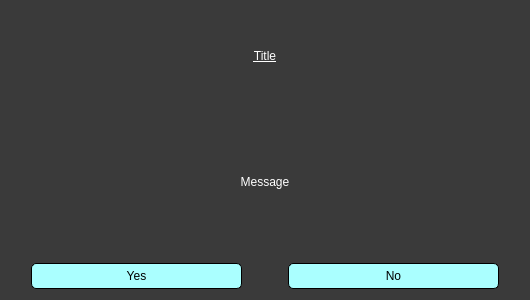
<?xml version="1.0" encoding="UTF-8"?>
<ui version="4.0">
 <class>ConfirmationBox</class>
 <widget class="QDialog" name="ConfirmationBox">
  <property name="geometry">
   <rect>
    <x>0</x>
    <y>0</y>
    <width>530</width>
    <height>300</height>
   </rect>
  </property>
  <property name="windowTitle">
   <string>Dialog</string>
  </property>
  <property name="styleSheet">
   <string notr="true">QDialog {color: qlineargradient(spread:pad, x1:0 y1:0, x2:1 y2:0, stop:0 rgba(0, 0, 0, 255), stop:1 rgba(255, 255, 255, 255));

/* background: qlineargrad ient( x1:0 y1:0, x2:1 y2:0, stop:0 rgb(39, 46, 141) , stop:0.5  rgb(39, 46, 141) ,  stop:1 rgb(149, 155, 173)    ); */
 background-color: rgb(58, 58, 58); 
}
QPushButton {
	font: 600 20pt &quot;Times New Roman&quot;;
	padding: 5px;
	background-color: rgb(170, 255, 255);
	border: 1px solid black;
	border-radius:5px;
	color:black;
}
QPushButton:hover {
	font: 600 20pt &quot;Times New Roman&quot;;
	padding: 5px;
	background-color: rgb(202, 248, 255);
	border: 2px solid black;
	border-radius:5px;
	color:red;
}
QLabel {
	font: 600 18pt &quot;Times New Roman&quot;;
	padding: 8px; 
	color:rgb(170, 255, 255);
}

QLCDNumber{
	font: 600 18pt &quot;Times New Roman&quot;;
	padding: 8px; 
	background-color:transparent;
	border:0px solid transparent;
}

QPushButton:disabled {
	background-color:#ff0000;
	border:0px solid transparent;
} </string>
  </property>
  <layout class="QVBoxLayout" name="verticalLayout">
   <item>
    <widget class="QLabel" name="lbl_Title">
     <property name="styleSheet">
      <string notr="true">color:white;
font:700 36pt &quot;Old English Text MT&quot;;
text-decoration:underline;</string>
     </property>
     <property name="text">
      <string>Title</string>
     </property>
     <property name="alignment">
      <set>Qt::AlignCenter</set>
     </property>
    </widget>
   </item>
   <item>
    <widget class="QLabel" name="lbl_Message">
     <property name="minimumSize">
      <size>
       <width>0</width>
       <height>150</height>
      </size>
     </property>
     <property name="styleSheet">
      <string notr="true">color:white;
font:600 18pt &quot;Times New Roman&quot;;</string>
     </property>
     <property name="text">
      <string>Message</string>
     </property>
     <property name="alignment">
      <set>Qt::AlignCenter</set>
     </property>
     <property name="wordWrap">
      <bool>true</bool>
     </property>
    </widget>
   </item>
   <item>
    <layout class="QHBoxLayout" name="horizontalLayout">
     <item>
      <spacer name="horizontalSpacer_2">
       <property name="orientation">
        <enum>Qt::Horizontal</enum>
       </property>
       <property name="sizeType">
        <enum>QSizePolicy::Fixed</enum>
       </property>
       <property name="sizeHint" stdset="0">
        <size>
         <width>20</width>
         <height>20</height>
        </size>
       </property>
      </spacer>
     </item>
     <item>
      <widget class="QPushButton" name="pb_Yes">
       <property name="text">
        <string>Yes</string>
       </property>
      </widget>
     </item>
     <item>
      <spacer name="horizontalSpacer_3">
       <property name="orientation">
        <enum>Qt::Horizontal</enum>
       </property>
       <property name="sizeType">
        <enum>QSizePolicy::Preferred</enum>
       </property>
       <property name="sizeHint" stdset="0">
        <size>
         <width>40</width>
         <height>20</height>
        </size>
       </property>
      </spacer>
     </item>
     <item>
      <widget class="QPushButton" name="pb_No">
       <property name="sizePolicy">
        <sizepolicy hsizetype="Preferred" vsizetype="Fixed">
         <horstretch>0</horstretch>
         <verstretch>0</verstretch>
        </sizepolicy>
       </property>
       <property name="text">
        <string>No</string>
       </property>
      </widget>
     </item>
     <item>
      <spacer name="horizontalSpacer">
       <property name="orientation">
        <enum>Qt::Horizontal</enum>
       </property>
       <property name="sizeType">
        <enum>QSizePolicy::Fixed</enum>
       </property>
       <property name="sizeHint" stdset="0">
        <size>
         <width>20</width>
         <height>20</height>
        </size>
       </property>
      </spacer>
     </item>
    </layout>
   </item>
  </layout>
 </widget>
 <resources/>
 <connections/>
</ui>
